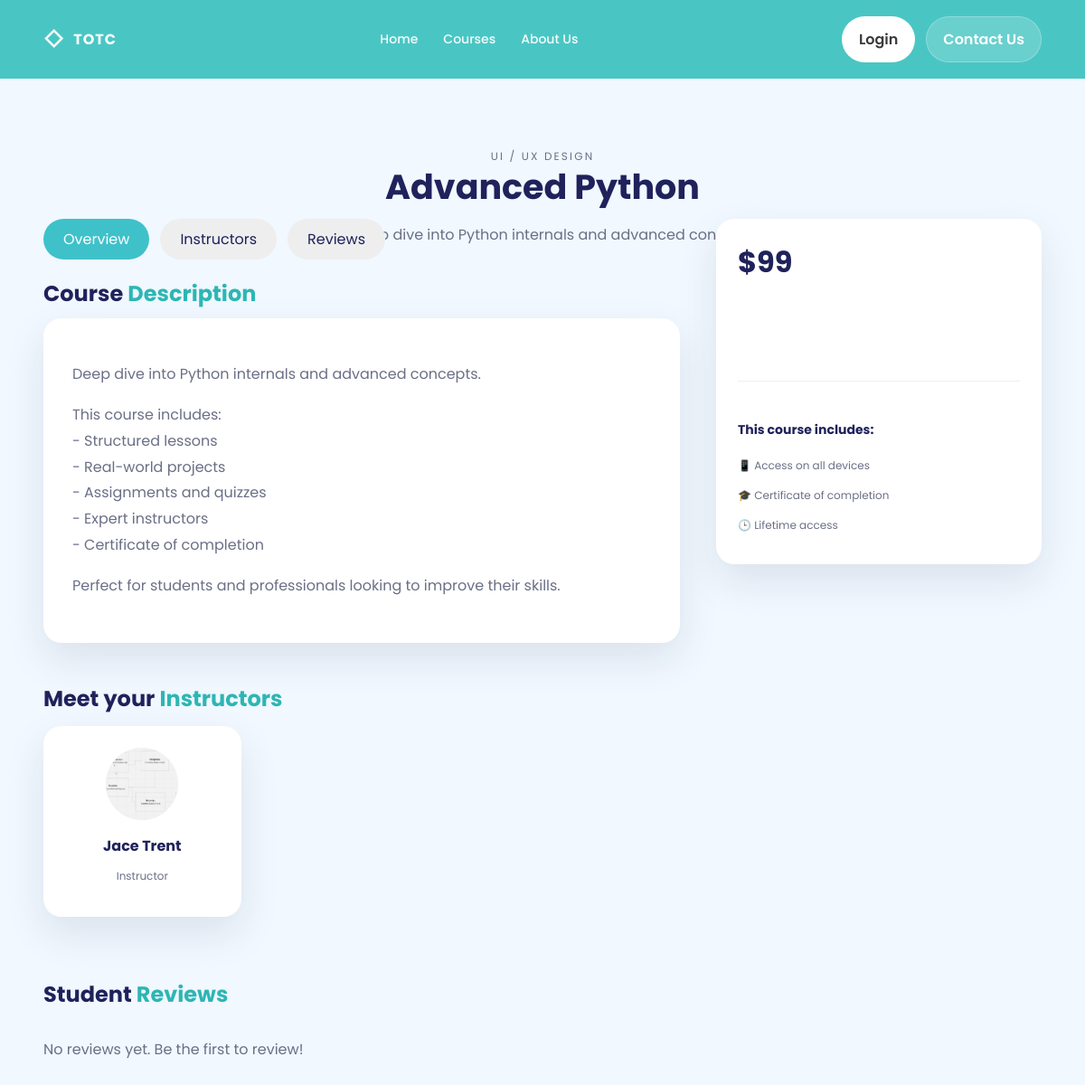
The app's page /courses/detail/2/ with its own data.
### courses/models.py (models this page shows, shortened)
class Course(models.Model):
    name = models.CharField(max_length=100)
    category = models.ForeignKey(Category, on_delete=models.CASCADE, related_name='courses', blank=True, null=True)
    small_image = models.ImageField(upload_to='courses/small_images', null=True)
    large_image = models.ImageField(upload_to='courses/large_images', null=True)
    small_description = models.TextField(max_length=50)
    large_description = models.TextField(max_length=1000)
    price = models.IntegerField(blank=True, null=True)
    created_at = models.DateTimeField(auto_now_add=True)
    updated_at = models.DateTimeField(auto_now=True)
    class Meta:
        ordering = ('name',)
        verbose_name = 'Course'
        verbose_name_plural = 'Courses'

class Category(models.Model):
    name = models.CharField(max_length=50, blank=True, null=True, unique=True)
    created_at = models.DateTimeField(auto_now_add=True)
    updated_at = models.DateTimeField(auto_now=True)

### teachers/models.py (models this page shows, shortened)
class TeacherCourse(models.Model):
  teacher = models.ForeignKey(User, on_delete=models.CASCADE)
  course = models.ForeignKey('courses.Course', on_delete=models.CASCADE)
  created_at = models.DateTimeField(auto_now_add=True)
  updated_at = models.DateTimeField(auto_now=True)
  class Meta:
    ordering = ['teacher', 'course']

### accounts/models.py (models this page shows, shortened)
class User(AbstractUser):
    ROLE = (
        ('admin', 'Admin'),
        ('teacher', 'Teacher'),
        ('student', 'Student'),
    )
    role = models.CharField(max_length=10, choices=ROLE)
    avatar = models.ImageField(upload_to='avatar/', default='')
    phone = models.CharField(max_length=20, blank=True, null=True)
    address = models.CharField(max_length=250, blank=True, null=True)
    balance = models.DecimalField(max_digits=10, decimal_places=2, default=0.00)
    speciality = models.CharField(max_length=100, blank=True, null=True)
    qualifications = models.TextField(blank=True, null=True)
    is_expert = models.BooleanField(default=False)
    created_at = models.DateTimeField(auto_now_add=True)
    updated_at = models.DateTimeField(auto_now=True)
    class Meta:
        ordering = ['-id']
        verbose_name = 'User'
        verbose_name_plural = 'Users'

### courses/views.py (the view, shortened to what this page needs)
# urls.py: path('detail/<int:pk>/', views.CourseDetailCreateView.as_view(), name='detail'),
class CourseDetailCreateView(View):
  def get( self, request, pk ):
    course = get_object_or_404(Course, pk=pk)
    comments = Comment.objects.filter(course_id=pk).order_by("-created_at")
    total_reviews = Comment.objects.filter(course_id=pk).count()
    rating_avg = round(Comment.objects.filter(course_id=pk).aggregate(Avg("rating"))["rating__avg"] or 0, 1)
    teachercourses = TeacherCourse.objects.filter(course_id=pk).select_related("teacher")
    if request.user.is_authenticated:
      is_enrolled = Enrollment.objects.filter(student=request.user, course_id=pk).exists()
    else: is_enrolled = False
    rating_counts = { i: 0 for i in range(1, 6) }
    for c in comments:
      if 1 <= c.rating <= 5:
        rating_counts[ c.rating ] += 1
    rating_bars = [ ]
    for star in range(5, 0, -1):
      count = rating_counts.get(star, 0)
      percent = int((count / total_reviews) * 100) if total_reviews else 0
      rating_bars.append({
        "star": star,
        "count": count,
        "percent": percent,
        }
        )
    sessions = Session.objects.filter(course=course, is_active=True).prefetch_related('groups', 'groups__teacher')
    return render(request, "courses/detail.html", {
      "course": course,
      "comments": comments,
      'teachercourses': teachercourses,
      'total_reviews': total_reviews,
      'rating_avg': rating_avg,
      "rating_bars": rating_bars,
      'is_enrolled': is_enrolled,
      'is_authenticated': request.user.is_authenticated,
      'sessions': sessions,
      }, )

### templates/courses/detail.html (shortened to what this page needs)
{% extends "base.html" %}
{% load static %}
{% block content %}
    <section class="section section--soft">
        <div class="container">
            <div class="center" style="margin-bottom: 48px;">
                {% if course.category %}
                    <span class="kicker">{{ course.category.name|upper }}</span>
                {% endif %}
                <h1 class="h2">{{ course.name }}</h1>
                <p class="muted maxw">{{ course.small_description }}</p>
            </div>
            <div class="courseDetail__grid">
                <div class="courseDetail__main">
                    <div class="courseTabs">
                        <a href="#overview" class="courseTab active">Overview</a>
                        <a href="#instructors" class="courseTab">Instructors</a>
                        <a href="#reviews" class="courseTab">Reviews</a>
                    </div>
                    <div id="overview" class="courseOverview" style="margin-bottom: 48px;">
                        <h3 class="h2" style="font-size: 24px;">Course <span class="accent">Description</span></h3>
                        <div class="muted" style="background: #fff; padding: 32px; border-radius: 20px; box-shadow: var(--shadow);">
                            {{ course.large_description|linebreaks }}
                        </div>
                    </div>
                    {% if teachercourses %}
                        <div id="instructors" style="margin-bottom: 48px;">
                            <h3 class="h2" style="font-size: 24px;">Meet your <span class="accent">Instructors</span></h3>
                            <div class="teacherGrid" style="display: grid; grid-template-columns: repeat(auto-fill, minmax(200px, 1fr)); gap: 24px;">
                                {% for tc in teachercourses %}
                                    <div class="card center" style="padding: 24px; border-radius: 20px; background: #fff; box-shadow: var(--shadow);">
                                        <div style="width: 80px; height: 80px; background: #eee; border-radius: 50%; margin: 0 auto 16px; overflow: hidden;">
                                            {% if tc.teacher.avatar %}
                                                <img src="{{ tc.teacher.avatar.url }}" alt="{{ tc.teacher.username }}" style="width: 100%; height: 100%; object-fit: cover;">
                                            {% else %}
                                                <div style="display: flex; align-items: center; justify-content: center; height: 100%; font-size: 32px; color: #ccc;">👤</div>
                                            {% endif %}
                                        </div>
                                        <h4 style="margin: 0 0 4px;"><a href="{% url 'teachers:detail' tc.teacher.pk %}">{{ tc.teacher.first_name }} {{ tc.teacher.last_name }}</a></h4>
                                        <p class="tiny" style="margin-bottom: 12px;">{{ tc.teacher.speciality|default:"Instructor" }}</p>
                                    </div>
                                {% endfor %}
                            </div>
                        </div>
                    {% endif %}
                    <div id="reviews" style="margin-bottom: 48px;">
                        <h3 class="h2" style="font-size: 24px;">Student <span class="accent">Reviews</span></h3>
                        <div class="courseReviews" style="margin-top: 32px;">
                            {% for comment in comments %}
                                <div class="review" style="background: #fff; padding: 24px; border-radius: 20px; margin-bottom: 16px; box-shadow: var(--shadow);">
                                    <div style="display: flex; justify-content: space-between; margin-bottom: 8px;">
                                        <strong>{{ comment.user.first_name }} {{ comment.user.last_name }}</strong>
                                        <span class="tiny">{{ comment.created_at|date:"M d, Y" }}</span>
                                    </div>
                                    <div class="stars small" style="color: var(--orange); margin-bottom: 12px;">
                                        {% for i in "12345" %}
                                            {% if forloop.counter <= comment.rating %}★{% else %}☆{% endif %}
                                        {% endfor %}
                                    </div>
                                    <p class="muted small">{{ comment.text }}</p>
                                </div>
                            {% empty %}
                                <p class="muted">No reviews yet. Be the first to review!</p>
                            {% endfor %}
                        </div>
                    </div>
                </div>
                <aside class="courseDetail__sidebar">
                    <div class="priceCard" style="background: #fff; padding: 24px; border-radius: 20px; box-shadow: var(--shadow); position: sticky; top: 100px;">
                        <div class="price" style="margin-bottom: 24px;">
                            {% if course.price %}
                                <span style="font-size: 32px; font-weight: 700; color: var(--ink);">${{ course.price }}</span>
                            {% else %}
                                <span style="font-size: 32px; font-weight: 700; color: var(--teal);">FREE</span>
                            {% endif %}
                        </div>
                        <div class="actions" style="display: flex; flex-direction: column; gap: 12px;">
                            {% if not is_authenticated %}
                                <a href="{% url 'accounts:login' %}?next={{ request.path }}" class="btn btn--pill btn--primary btn--block">Login to Enroll</a>
                            {% elif is_enrolled %}
                                <div class="center small" style="padding: 12px; background: var(--soft); color: var(--teal2); border-radius: 10px; font-weight: 600;">
                                    ✓ Already Enrolled
                                </div>
                                <a href="{% url 'accounts:dashboard' %}" class="btn btn--pill btn--primary btn--block">GO TO DASHBOARD</a>
                            {% endif %}
                        </div>
                        <div class="courseIncludes" style="margin-top: 32px; padding-top: 24px; border-top: 1px solid #eee;">
                            <h4 class="small" style="font-weight: 700; margin-bottom: 16px;">This course includes:</h4>
                            <ul class="bullets tiny" style="list-style: none; padding: 0;">
                                <li style="margin-bottom: 8px;">📱 Access on all devices</li>
                                <li style="margin-bottom: 8px;">🎓 Certificate of completion</li>
                                <li style="margin-bottom: 8px;">🕒 Lifetime access</li>
                            </ul>
                        </div>
                    </div>
                </aside>
            </div>
        </div>
    </section>
{% endblock %}

### static/css/style.css (style rules this page uses)
:root { --teal:#49c6c4; --teal2:#2db6b4; --ink:#1f225b; --muted:#6b6f86; --soft:#f1f8ff; --orange:#ff9b20; --pink:#e74a7a; --navy:#24264b; --radius:18px; --shadow:0 18px 45px rgba(20, 32, 68, 0.10); }
* { box-sizing:border-box }
html,body { margin:0;padding:0; scroll-behavior: smooth; overflow-x: hidden; }
body { font-family:"Poppins",system-ui,-apple-system,Segoe UI,Roboto,Arial,sans-serif; color:var(--ink); background:#fff; }
img { max-width:100%;display:block }
a { color:inherit;text-decoration:none }
.container { width:min(1200px, 92%); margin-inline:auto }
.center { text-align:center }
.maxw { max-width:820px;margin-inline:auto }
.section { padding:72px 0 }
.section--soft { background:var(--soft) }
.h2 { font-size:38px; line-height:1.2; margin:0 0 12px; font-weight:700; }
.muted { color:var(--muted); line-height:1.8; }
.small { font-size:14px }
.tiny { font-size:12px;color:var(--muted) }
.kicker { letter-spacing:.18em; font-size:12px; color:var(--muted); margin-bottom:10px }
.accent { color:var(--teal2) }
.btn { display:inline-flex; align-items:center; justify-content:center; gap:10px; padding:12px 18px; border-radius:999px; border:1px solid transparent; font-weight:600; cursor:pointer; }
.btn--pill { border-radius:999px }
.btn--primary { background:rgba(255,255,255,.25); color:#fff; border-color:rgba(255,255,255,.0); }
.card { background:#fff; border-radius:18px; padding:36px 28px 28px; box-shadow: var(--shadow); position:relative; }
.bullets { margin:18px 0 0; padding-left:18px; color:var(--muted); line-height:1.9 }
.bullets li { margin:10px 0 }
.price { font-weight:700 }
.price { font-weight: 700; }
.btn--block { width: 100%; text-align: center; }
.courseDetail__grid { display:grid; grid-template-columns: 1fr 360px; gap:40px; margin-top:-80px; }
.courseTabs { display:flex; gap:12px; margin-bottom:24px; }
.courseTab { padding:10px 22px; border-radius:999px; border:none; background:#eee; cursor:pointer; }
.courseTab.active { background:#3fc1c9; color:#fff; }
.card { background:#fff; border-radius:18px; padding:24px; margin-bottom:24px; }
.price { display:flex; align-items:center; gap:12px; font-size:22px; }
.teacherGrid { display: grid; grid-template-columns: repeat(auto-fill, minmax(220px, 1fr)); gap: 16px; margin-top: 16px; }

### records on screen
Course: category.name "UI / UX DESIGN", name "Advanced Python", small_description "Deep dive into Python internals and advanced conce", large_description "Deep dive into Python internals and advanced concepts. This course includes: - Structured lessons - Real-world projects - Assignments and quizzes - Expert instructors - Certificate of completion Perfect for students and professionals looking to improve their skills.", price "99"
TeacherCourse: teacher.avatar (picture), teacher.first_name "Jace", teacher.last_name "Trent", teacher.speciality "Instructor"
